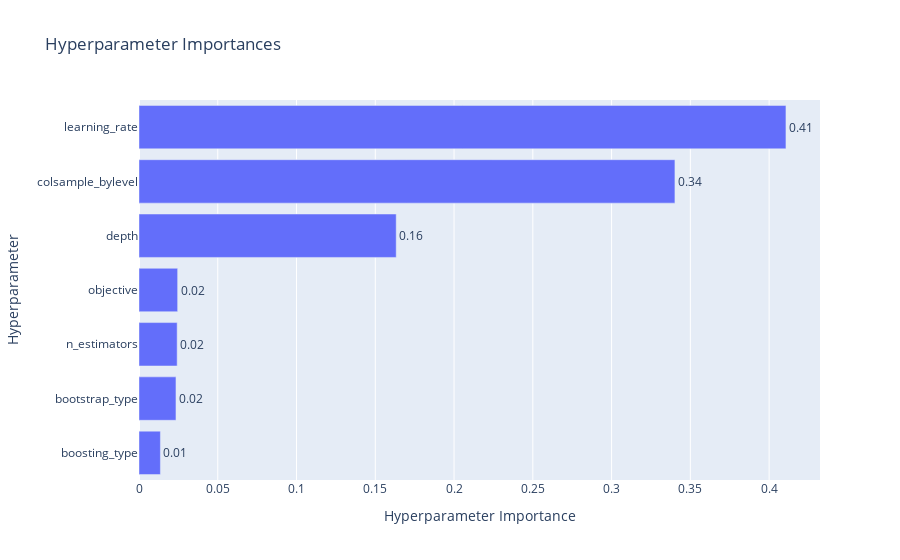

This figure's notebook cell:
### Code cell
optuna.visualization.plot_param_importances(study)

### Figure 1 — Plotly figure (JSON) as saved in the notebook; plotly's stock layout.template omitted (floating-point values rounded to 4 significant figures)
{"data": [{"cliponaxis": false, "hovertemplate": ["boosting_type (CategoricalDistribution): 0.013583870540571176<extra></extra>", "bootstrap_type (CategoricalDistribution): 0.02346767949951684<extra></extra>", "n_estimators (IntDistribution): 0.02423283870721994<extra></extra>", "objective (CategoricalDistribution): 0.024534978381933126<extra></extra>", "depth (IntDistribution): 0.1632793053864429<extra></extra>", "colsample_bylevel (FloatDistribution): 0.3402125874493494<extra></extra>", "learning_rate (FloatDistribution): 0.41068874003496675<extra></extra>"], "name": "Objective Value", "orientation": "h", "text": ["0.01", "0.02", "0.02", "0.02", "0.16", "0.34", "0.41"], "textposition": "outside", "type": "bar", "x": [0.01358, 0.02347, 0.02423, 0.02453, 0.1633, 0.3402, 0.4107], "y": ["boosting_type", "bootstrap_type", "n_estimators", "objective", "depth", "colsample_bylevel", "learning_rate"]}], "layout": {"title": {"text": "Hyperparameter Importances"}, "xaxis": {"title": {"text": "Hyperparameter Importance"}}, "yaxis": {"title": {"text": "Hyperparameter"}}}}
